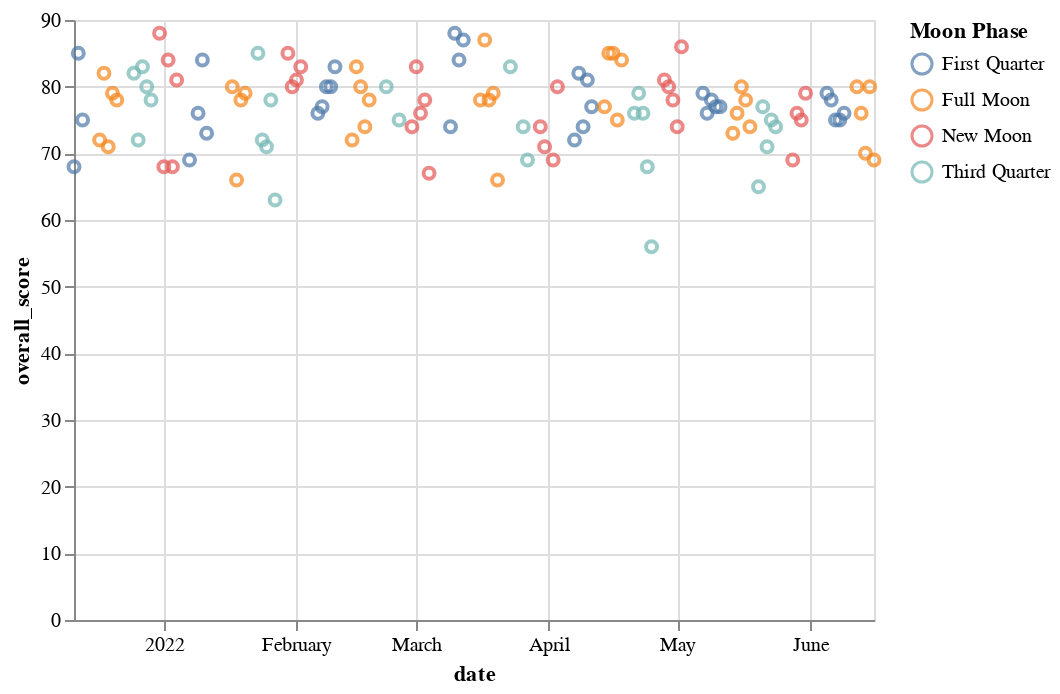

The notebook cell saved with this chart:
### Code cell
import altair as alt
from altair import to_values

values = to_values(df)

alt.Chart.from_dict({
    "data": values,
    "mark": "point",
    "encoding": {
        "x": {
            "field": "date",
            "type": "temporal",
        },
        "color": {
            "field": "Moon Phase",
            "type": "nominal",
        },
         "y": {
            "field": "overall_score",
            "type": "quantitative",
        },
    }
})

### Figure 1 — Vega-Lite specification as saved in the notebook (floating-point values rounded to 4 significant figures)
{"config": {"view": {"continuousWidth": 400, "continuousHeight": 300}}, "data": {"name": "data-a56706273315f98f33801e46f86eaec9"}, "mark": "point", "encoding": {"color": {"field": "Moon Phase", "type": "nominal"}, "x": {"field": "date", "type": "temporal"}, "y": {"field": "overall_score", "type": "quantitative"}}, "$schema": "https://vega.github.io/schema/vega-lite/v4.17.0.json", "datasets": {"data-a56706273315f98f33801e46f86eaec9": [{"date": "2022-03-04", "overall_score": 67, "composition_score": 17, "revitalization_score": 15, "duration_score": 35, "deep_sleep_in_minutes": 66, "resting_heart_rate": 60, "restlessness": 0.07348, "avg_bpm": 66.49, "Moon Phase": "New Moon", "skin_temp": 30.51}, {"date": "2022-03-10", "overall_score": 88, "composition_score": 21, "revitalization_score": 22, "duration_score": 45, "deep_sleep_in_minutes": 126, "resting_heart_rate": 60, "restlessness": 0.05469, "avg_bpm": 60.62, "Moon Phase": "First Quarter", "skin_temp": 29.9}, {"date": "2022-04-25", "overall_score": 56, "composition_score": 15, "revitalization_score": 15, "duration_score": 26, "deep_sleep_in_minutes": 23, "resting_heart_rate": 56, "restlessness": 0.1002, "avg_bpm": 60.97, "Moon Phase": "Third Quarter", "skin_temp": 29.92}, {"date": "2022-06-08", "overall_score": 75, "composition_score": 20, "revitalization_score": 19, "duration_score": 36, "deep_sleep_in_minutes": 69, "resting_heart_rate": 55, "restlessness": 0.08782, "avg_bpm": 59.4, "Moon Phase": "First Quarter", "skin_temp": 30.02}, {"date": "2022-01-01", "overall_score": 68, "composition_score": 19, "revitalization_score": 18, "duration_score": 31, "deep_sleep_in_minutes": 69, "resting_heart_rate": 60, "restlessness": 0.0812, "avg_bpm": 58.89, "Moon Phase": "New Moon", "skin_temp": 30.86}, {"date": "2022-06-09", "overall_score": 76, "composition_score": 22, "revitalization_score": 16, "duration_score": 38, "deep_sleep_in_minutes": 88, "resting_heart_rate": 54, "restlessness": 0.07064, "avg_bpm": 53.85, "Moon Phase": "First Quarter", "skin_temp": 30.25}, {"date": "2022-04-24", "overall_score": 68, "composition_score": 16, "revitalization_score": 15, "duration_score": 37, "deep_sleep_in_minutes": 49, "resting_heart_rate": 54, "restlessness": 0.07904, "avg_bpm": 68.52, "Moon Phase": "Third Quarter", "skin_temp": 30.35}, {"date": "2022-04-30", "overall_score": 78, "composition_score": 21, "revitalization_score": 18, "duration_score": 39, "deep_sleep_in_minutes": 81, "resting_heart_rate": 58, "restlessness": 0.07328, "avg_bpm": 61.29, "Moon Phase": "New Moon", "skin_temp": 30.17}, {"date": "2022-04-18", "overall_score": 84, "composition_score": 21, "revitalization_score": 22, "duration_score": 41, "deep_sleep_in_minutes": 71, "resting_heart_rate": 53, "restlessness": 0.07121, "avg_bpm": 53.88, "Moon Phase": "Full Moon", "skin_temp": 30.84}, {"date": "2022-03-11", "overall_score": 84, "composition_score": 21, "revitalization_score": 18, "duration_score": 45, "deep_sleep_in_minutes": 68, "resting_heart_rate": 58, "restlessness": 0.09281, "avg_bpm": 60.27, "Moon Phase": "First Quarter", "skin_temp": 31.76}, {"date": "2022-01-02", "overall_score": 84, "composition_score": 19, "revitalization_score": 20, "duration_score": 45, "deep_sleep_in_minutes": 81, "resting_heart_rate": 61, "restlessness": 0.06058, "avg_bpm": 66.38, "Moon Phase": "New Moon", "skin_temp": 30.63}, {"date": "2022-01-03", "overall_score": 68, "composition_score": 19, "revitalization_score": 15, "duration_score": 34, "deep_sleep_in_minutes": 58, "resting_heart_rate": 60, "restlessness": 0.0801, "avg_bpm": 59.81, "Moon Phase": "New Moon", "skin_temp": 30.61}, {"date": "2022-01-17", "overall_score": 80, "composition_score": 21, "revitalization_score": 21, "duration_score": 38, "deep_sleep_in_minutes": 69, "resting_heart_rate": 58, "restlessness": 0.06236, "avg_bpm": 58.72, "Moon Phase": "Full Moon", "skin_temp": 30.39}, {"date": "2022-03-12", "overall_score": 87, "composition_score": 22, "revitalization_score": 20, "duration_score": 45, "deep_sleep_in_minutes": 95, "resting_heart_rate": 58, "restlessness": 0.07602, "avg_bpm": 64.24, "Moon Phase": "First Quarter", "skin_temp": 33.38}, {"date": "2022-04-23", "overall_score": 76, "composition_score": 20, "revitalization_score": 21, "duration_score": 35, "deep_sleep_in_minutes": 102, "resting_heart_rate": 56, "restlessness": 0.1007, "avg_bpm": 59.54, "Moon Phase": "Third Quarter", "skin_temp": 31.11}, {"date": "2022-03-16", "overall_score": 78, "composition_score": 17, "revitalization_score": 20, "duration_score": 41, "deep_sleep_in_minutes": 82, "resting_heart_rate": 58, "restlessness": 0.06918, "avg_bpm": 56.09, "Moon Phase": "Full Moon", "skin_temp": 33.12}, {"date": "2022-03-02", "overall_score": 76, "composition_score": 18, "revitalization_score": 19, "duration_score": 39, "deep_sleep_in_minutes": 88, "resting_heart_rate": 58, "restlessness": 0.07042, "avg_bpm": 62.25, "Moon Phase": "New Moon", "skin_temp": 30.82}, {"date": "2022-01-07", "overall_score": 69, "composition_score": 19, "revitalization_score": 14, "duration_score": 36, "deep_sleep_in_minutes": 89, "resting_heart_rate": 62, "restlessness": 0.06674, "avg_bpm": 69.11, "Moon Phase": "First Quarter", "skin_temp": 30.44}, {"date": "2022-03-03", "overall_score": 78, "composition_score": 21, "revitalization_score": 16, "duration_score": 41, "deep_sleep_in_minutes": 96, "resting_heart_rate": 58, "restlessness": 0.06867, "avg_bpm": 67.02, "Moon Phase": "New Moon", "skin_temp": 30.3}, {"date": "2022-03-17", "overall_score": 87, "composition_score": 21, "revitalization_score": 21, "duration_score": 45, "deep_sleep_in_minutes": 66, "resting_heart_rate": 57, "restlessness": 0.08371, "avg_bpm": 57.63, "Moon Phase": "Full Moon", "skin_temp": 30.41}, {"date": "2022-04-22", "overall_score": 79, "composition_score": 22, "revitalization_score": 17, "duration_score": 40, "deep_sleep_in_minutes": 103, "resting_heart_rate": 55, "restlessness": 0.07251, "avg_bpm": 55.62, "Moon Phase": "Third Quarter", "skin_temp": 29.98}, {"date": "2022-04-08", "overall_score": 82, "composition_score": 21, "revitalization_score": 22, "duration_score": 39, "deep_sleep_in_minutes": 68, "resting_heart_rate": 61, "restlessness": 0.07649, "avg_bpm": 61.77, "Moon Phase": "First Quarter", "skin_temp": 30.11}, {"date": "2022-03-01", "overall_score": 83, "composition_score": 21, "revitalization_score": 20, "duration_score": 42, "deep_sleep_in_minutes": 67, "resting_heart_rate": 58, "restlessness": 0.04676, "avg_bpm": 60.2, "Moon Phase": "New Moon", "skin_temp": 30.34}, {"date": "2022-01-04", "overall_score": 81, "composition_score": 22, "revitalization_score": 21, "duration_score": 38, "deep_sleep_in_minutes": 91, "resting_heart_rate": 62, "restlessness": 0.06529, "avg_bpm": 62.94, "Moon Phase": "New Moon", "skin_temp": 30.57}, {"date": "2022-01-10", "overall_score": 84, "composition_score": 21, "revitalization_score": 22, "duration_score": 41, "deep_sleep_in_minutes": 62, "resting_heart_rate": 63, "restlessness": 0.05579, "avg_bpm": 58.77, "Moon Phase": "First Quarter", "skin_temp": 31.09}, {"date": "2022-01-11", "overall_score": 73, "composition_score": 17, "revitalization_score": 21, "duration_score": 35, "deep_sleep_in_minutes": 77, "resting_heart_rate": 61, "restlessness": 0.06716, "avg_bpm": 61.55, "Moon Phase": "First Quarter", "skin_temp": 30.91}, {"date": "2022-04-09", "overall_score": 74, "composition_score": 17, "revitalization_score": 17, "duration_score": 40, "deep_sleep_in_minutes": 54, "resting_heart_rate": 58, "restlessness": 0.1098, "avg_bpm": 61.55, "Moon Phase": "First Quarter", "skin_temp": 29.95}, {"date": "2022-04-21", "overall_score": 76, "composition_score": 21, "revitalization_score": 14, "duration_score": 41, "deep_sleep_in_minutes": 68, "resting_heart_rate": 55, "restlessness": 0.05571, "avg_bpm": 64.03, "Moon Phase": "Third Quarter", "skin_temp": 29.71}, {"date": "2021-12-17", "overall_score": 72, "composition_score": 18, "revitalization_score": 20, "duration_score": 34, "deep_sleep_in_minutes": 58, "resting_heart_rate": 61, "restlessness": 0.08156, "avg_bpm": 61.4, "Moon Phase": "Full Moon", "skin_temp": 30.61}, {"date": "2022-05-07", "overall_score": 79, "composition_score": 19, "revitalization_score": 20, "duration_score": 40, "deep_sleep_in_minutes": 66, "resting_heart_rate": 56, "restlessness": 0.06505, "avg_bpm": 57.23, "Moon Phase": "First Quarter", "skin_temp": 30.14}, {"date": "2022-02-18", "overall_score": 78, "composition_score": 21, "revitalization_score": 16, "duration_score": 41, "deep_sleep_in_minutes": 70, "resting_heart_rate": 57, "restlessness": 0.09472, "avg_bpm": 58.8, "Moon Phase": "Full Moon", "skin_temp": 30.94}, {"date": "2022-05-11", "overall_score": 77, "composition_score": 17, "revitalization_score": 20, "duration_score": 40, "deep_sleep_in_minutes": 92, "resting_heart_rate": 56, "restlessness": 0.08566, "avg_bpm": 63.62, "Moon Phase": "First Quarter", "skin_temp": 30.67}, {"date": "2021-12-29", "overall_score": 78, "composition_score": 17, "revitalization_score": 21, "duration_score": 40, "deep_sleep_in_minutes": 85, "resting_heart_rate": 63, "restlessness": 0.0903, "avg_bpm": 60.96, "Moon Phase": "Third Quarter", "skin_temp": 30.93}, {"date": "2022-02-25", "overall_score": 75, "composition_score": 17, "revitalization_score": 21, "duration_score": 37, "deep_sleep_in_minutes": 51, "resting_heart_rate": 57, "restlessness": 0.07055, "avg_bpm": 54.95, "Moon Phase": "Third Quarter", "skin_temp": 29.64}, {"date": "2021-12-28", "overall_score": 80, "composition_score": 19, "revitalization_score": 16, "duration_score": 45, "deep_sleep_in_minutes": 116, "resting_heart_rate": 62, "restlessness": 0.09512, "avg_bpm": 63.18, "Moon Phase": "Third Quarter", "skin_temp": 31.37}, {"date": "2022-05-10", "overall_score": 77, "composition_score": 21, "revitalization_score": 15, "duration_score": 41, "deep_sleep_in_minutes": 100, "resting_heart_rate": 56, "restlessness": 0.0872, "avg_bpm": 56.93, "Moon Phase": "First Quarter", "skin_temp": 31.46}, {"date": "2022-05-28", "overall_score": 69, "composition_score": 17, "revitalization_score": 15, "duration_score": 37, "deep_sleep_in_minutes": 55, "resting_heart_rate": 55, "restlessness": 0.06991, "avg_bpm": 55.46, "Moon Phase": "New Moon", "skin_temp": 31.25}, {"date": "2022-05-14", "overall_score": 73, "composition_score": 15, "revitalization_score": 23, "duration_score": 35, "deep_sleep_in_minutes": 92, "resting_heart_rate": 55, "restlessness": 0.06744, "avg_bpm": 56.99, "Moon Phase": "Full Moon", "skin_temp": 30.76}, {"date": "2022-02-09", "overall_score": 80, "composition_score": 22, "revitalization_score": 18, "duration_score": 40, "deep_sleep_in_minutes": 89, "resting_heart_rate": 61, "restlessness": 0.07565, "avg_bpm": 61.81, "Moon Phase": "First Quarter", "skin_temp": 30.61}, {"date": "2022-02-08", "overall_score": 80, "composition_score": 20, "revitalization_score": 18, "duration_score": 42, "deep_sleep_in_minutes": 82, "resting_heart_rate": 61, "restlessness": 0.06256, "avg_bpm": 62.13, "Moon Phase": "First Quarter", "skin_temp": 30.88}, {"date": "2022-05-01", "overall_score": 74, "composition_score": 18, "revitalization_score": 17, "duration_score": 39, "deep_sleep_in_minutes": 61, "resting_heart_rate": 58, "restlessness": 0.09802, "avg_bpm": 58.11, "Moon Phase": "New Moon", "skin_temp": 31.19}, {"date": "2022-05-15", "overall_score": 76, "composition_score": 22, "revitalization_score": 17, "duration_score": 37, "deep_sleep_in_minutes": 97, "resting_heart_rate": 53, "restlessness": 0.09939, "avg_bpm": 51.21, "Moon Phase": "Full Moon", "skin_temp": 31.39}, {"date": "2021-12-11", "overall_score": 68, "composition_score": 17, "revitalization_score": 18, "duration_score": 33, "deep_sleep_in_minutes": 78, "resting_heart_rate": 60, "restlessness": 0.1108, "avg_bpm": 60.39, "Moon Phase": "First Quarter", "skin_temp": 30.08}, {"date": "2022-05-29", "overall_score": 76, "composition_score": 19, "revitalization_score": 21, "duration_score": 36, "deep_sleep_in_minutes": 95, "resting_heart_rate": 56, "restlessness": 0.07508, "avg_bpm": 59.22, "Moon Phase": "New Moon", "skin_temp": 31.58}, {"date": "2021-12-13", "overall_score": 75, "composition_score": 17, "revitalization_score": 21, "duration_score": 37, "deep_sleep_in_minutes": 76, "resting_heart_rate": 58, "restlessness": 0.08136, "avg_bpm": 62.73, "Moon Phase": "First Quarter", "skin_temp": 30.37}, {"date": "2022-02-22", "overall_score": 80, "composition_score": 20, "revitalization_score": 19, "duration_score": 41, "deep_sleep_in_minutes": 33, "resting_heart_rate": 57, "restlessness": 0.06562, "avg_bpm": 57.05, "Moon Phase": "Third Quarter", "skin_temp": 31.18}, {"date": "2022-05-17", "overall_score": 78, "composition_score": 18, "revitalization_score": 19, "duration_score": 41, "deep_sleep_in_minutes": 94, "resting_heart_rate": 50, "restlessness": 0.06465, "avg_bpm": 55.02, "Moon Phase": "Full Moon", "skin_temp": 30.92}, {"date": "2022-05-16", "overall_score": 80, "composition_score": 19, "revitalization_score": 22, "duration_score": 39, "deep_sleep_in_minutes": 86, "resting_heart_rate": 52, "restlessness": 0.07111, "avg_bpm": 51.23, "Moon Phase": "Full Moon", "skin_temp": 30.0}, {"date": "2022-05-02", "overall_score": 86, "composition_score": 22, "revitalization_score": 19, "duration_score": 45, "deep_sleep_in_minutes": 84, "resting_heart_rate": 58, "restlessness": 0.0644, "avg_bpm": 57.43, "Moon Phase": "New Moon", "skin_temp": 29.88}, {"date": "2021-12-12", "overall_score": 85, "composition_score": 20, "revitalization_score": 21, "duration_score": 44, "deep_sleep_in_minutes": 92, "resting_heart_rate": 60, "restlessness": 0.08574, "avg_bpm": 58.43, "Moon Phase": "First Quarter", "skin_temp": 31.61}, {"date": "2022-02-06", "overall_score": 76, "composition_score": 21, "revitalization_score": 14, "duration_score": 41, "deep_sleep_in_minutes": 73, "resting_heart_rate": 59, "restlessness": 0.06586, "avg_bpm": 68.57, "Moon Phase": "First Quarter", "skin_temp": 30.11}, {"date": "2022-02-07", "overall_score": 77, "composition_score": 20, "revitalization_score": 19, "duration_score": 38, "deep_sleep_in_minutes": 52, "resting_heart_rate": 61, "restlessness": 0.05937, "avg_bpm": 64.69, "Moon Phase": "First Quarter", "skin_temp": 30.55}, {"date": "2022-05-30", "overall_score": 75, "composition_score": 21, "revitalization_score": 17, "duration_score": 37, "deep_sleep_in_minutes": 70, "resting_heart_rate": 55, "restlessness": 0.05293, "avg_bpm": 58.09, "Moon Phase": "New Moon", "skin_temp": 30.29}, {"date": "2022-05-24", "overall_score": 74, "composition_score": 18, "revitalization_score": 20, "duration_score": 36, "deep_sleep_in_minutes": 47, "resting_heart_rate": 57, "restlessness": 0.08834, "avg_bpm": 57.46, "Moon Phase": "Third Quarter", "skin_temp": 31.27}, {"date": "2021-12-20", "overall_score": 79, "composition_score": 21, "revitalization_score": 21, "duration_score": 37, "deep_sleep_in_minutes": 80, "resting_heart_rate": 63, "restlessness": 0.1226, "avg_bpm": 57.2, "Moon Phase": "Full Moon", "skin_temp": 30.31}, {"date": "2022-05-18", "overall_score": 74, "composition_score": 21, "revitalization_score": 14, "duration_score": 39, "deep_sleep_in_minutes": 113, "resting_heart_rate": 50, "restlessness": 0.06726, "avg_bpm": 65.07, "Moon Phase": "Full Moon", "skin_temp": 30.21}, {"date": "2022-02-10", "overall_score": 83, "composition_score": 22, "revitalization_score": 22, "duration_score": 39, "deep_sleep_in_minutes": 101, "resting_heart_rate": 61, "restlessness": 0.06543, "avg_bpm": 60.05, "Moon Phase": "First Quarter", "skin_temp": 30.24}, {"date": "2021-12-21", "overall_score": 78, "composition_score": 20, "revitalization_score": 21, "duration_score": 37, "deep_sleep_in_minutes": 74, "resting_heart_rate": 62, "restlessness": 0.08783, "avg_bpm": 61.23, "Moon Phase": "Full Moon", "skin_temp": 31.44}, {"date": "2022-05-31", "overall_score": 79, "composition_score": 20, "revitalization_score": 18, "duration_score": 41, "deep_sleep_in_minutes": 90, "resting_heart_rate": 55, "restlessness": 0.06713, "avg_bpm": 55.69, "Moon Phase": "New Moon", "skin_temp": 33.18}, {"date": "2021-12-25", "overall_score": 82, "composition_score": 21, "revitalization_score": 22, "duration_score": 39, "deep_sleep_in_minutes": 73, "resting_heart_rate": 61, "restlessness": 0.07479, "avg_bpm": 63.87, "Moon Phase": "Third Quarter", "skin_temp": 30.81}, {"date": "2022-05-09", "overall_score": 78, "composition_score": 21, "revitalization_score": 16, "duration_score": 41, "deep_sleep_in_minutes": 66, "resting_heart_rate": 55, "restlessness": 0.09082, "avg_bpm": 57.77, "Moon Phase": "First Quarter", "skin_temp": 29.91}, {"date": "2022-02-14", "overall_score": 72, "composition_score": 18, "revitalization_score": 19, "duration_score": 35, "deep_sleep_in_minutes": 76, "resting_heart_rate": 58, "restlessness": 0.08426, "avg_bpm": 57.19, "Moon Phase": "Full Moon", "skin_temp": 30.89}, {"date": "2021-12-31", "overall_score": 88, "composition_score": 22, "revitalization_score": 20, "duration_score": 46, "deep_sleep_in_minutes": 86, "resting_heart_rate": 61, "restlessness": 0.05209, "avg_bpm": 66.79, "Moon Phase": "New Moon", "skin_temp": 30.67}, {"date": "2021-12-19", "overall_score": 71, "composition_score": 21, "revitalization_score": 15, "duration_score": 35, "deep_sleep_in_minutes": 80, "resting_heart_rate": 61, "restlessness": 0.08219, "avg_bpm": 62.2, "Moon Phase": "Full Moon", "skin_temp": 30.72}, {"date": "2022-02-28", "overall_score": 74, "composition_score": 17, "revitalization_score": 20, "duration_score": 37, "deep_sleep_in_minutes": 58, "resting_heart_rate": 59, "restlessness": 0.08381, "avg_bpm": 59.77, "Moon Phase": "New Moon", "skin_temp": 29.47}, {"date": "2022-05-21", "overall_score": 77, "composition_score": 21, "revitalization_score": 19, "duration_score": 37, "deep_sleep_in_minutes": 72, "resting_heart_rate": 57, "restlessness": 0.06889, "avg_bpm": 55.74, "Moon Phase": "Third Quarter", "skin_temp": 30.84}, {"date": "2022-05-20", "overall_score": 65, "composition_score": 17, "revitalization_score": 14, "duration_score": 34, "deep_sleep_in_minutes": 57, "resting_heart_rate": 54, "restlessness": 0.09637, "avg_bpm": 60.49, "Moon Phase": "Third Quarter", "skin_temp": 31.7}, {"date": "2021-12-18", "overall_score": 82, "composition_score": 19, "revitalization_score": 19, "duration_score": 44, "deep_sleep_in_minutes": 61, "resting_heart_rate": 61, "restlessness": 0.1211, "avg_bpm": 68.86, "Moon Phase": "Full Moon", "skin_temp": 29.67}, {"date": "2022-02-15", "overall_score": 83, "composition_score": 21, "revitalization_score": 21, "duration_score": 41, "deep_sleep_in_minutes": 64, "resting_heart_rate": 58, "restlessness": 0.0705, "avg_bpm": 58.47, "Moon Phase": "Full Moon", "skin_temp": 31.22}, {"date": "2022-05-08", "overall_score": 76, "composition_score": 20, "revitalization_score": 16, "duration_score": 40, "deep_sleep_in_minutes": 71, "resting_heart_rate": 54, "restlessness": 0.1043, "avg_bpm": 61.44, "Moon Phase": "First Quarter", "skin_temp": 31.11}, {"date": "2022-02-01", "overall_score": 81, "composition_score": 21, "revitalization_score": 19, "duration_score": 41, "deep_sleep_in_minutes": 54, "resting_heart_rate": 59, "restlessness": 0.06438, "avg_bpm": 64.13, "Moon Phase": "New Moon", "skin_temp": 30.47}, {"date": "2022-02-17", "overall_score": 74, "composition_score": 20, "revitalization_score": 18, "duration_score": 36, "deep_sleep_in_minutes": 67, "resting_heart_rate": 57, "restlessness": 0.07605, "avg_bpm": 66.12, "Moon Phase": "Full Moon", "skin_temp": 29.14}, {"date": "2021-12-26", "overall_score": 72, "composition_score": 17, "revitalization_score": 16, "duration_score": 39, "deep_sleep_in_minutes": 58, "resting_heart_rate": 61, "restlessness": 0.06397, "avg_bpm": 63.26, "Moon Phase": "Third Quarter", "skin_temp": 31.79}, {"date": "2022-05-22", "overall_score": 71, "composition_score": 17, "revitalization_score": 19, "duration_score": 35, "deep_sleep_in_minutes": 49, "resting_heart_rate": 56, "restlessness": 0.07432, "avg_bpm": 57.73, "Moon Phase": "Third Quarter", "skin_temp": 31.56}, {"date": "2022-05-23", "overall_score": 75, "composition_score": 21, "revitalization_score": 17, "duration_score": 37, "deep_sleep_in_minutes": 48, "resting_heart_rate": 56, "restlessness": 0.06964, "avg_bpm": 56.22, "Moon Phase": "Third Quarter", "skin_temp": 30.65}, {"date": "2022-02-02", "overall_score": 83, "composition_score": 22, "revitalization_score": 18, "duration_score": 43, "deep_sleep_in_minutes": 100, "resting_heart_rate": 59, "restlessness": 0.05491, "avg_bpm": 60.89, "Moon Phase": "New Moon", "skin_temp": 30.61}, {"date": "2021-12-27", "overall_score": 83, "composition_score": 21, "revitalization_score": 21, "duration_score": 41, "deep_sleep_in_minutes": 78, "resting_heart_rate": 62, "restlessness": 0.06518, "avg_bpm": 64.77, "Moon Phase": "Third Quarter", "skin_temp": 31.17}, {"date": "2022-02-16", "overall_score": 80, "composition_score": 23, "revitalization_score": 19, "duration_score": 38, "deep_sleep_in_minutes": 108, "resting_heart_rate": 57, "restlessness": 0.08154, "avg_bpm": 61.5, "Moon Phase": "Full Moon", "skin_temp": 31.26}, {"date": "2022-03-31", "overall_score": 71, "composition_score": 18, "revitalization_score": 13, "duration_score": 40, "deep_sleep_in_minutes": 102, "resting_heart_rate": 56, "restlessness": 0.08245, "avg_bpm": 67.46, "Moon Phase": "New Moon", "skin_temp": 29.97}, {"date": "2022-03-19", "overall_score": 79, "composition_score": 22, "revitalization_score": 16, "duration_score": 41, "deep_sleep_in_minutes": 104, "resting_heart_rate": 56, "restlessness": 0.06515, "avg_bpm": 62.06, "Moon Phase": "Full Moon", "skin_temp": 30.72}, {"date": "2022-04-10", "overall_score": 81, "composition_score": 22, "revitalization_score": 15, "duration_score": 44, "deep_sleep_in_minutes": 98, "resting_heart_rate": 57, "restlessness": 0.1141, "avg_bpm": 57.38, "Moon Phase": "First Quarter", "skin_temp": 30.94}, {"date": "2022-01-20", "overall_score": 79, "composition_score": 22, "revitalization_score": 16, "duration_score": 41, "deep_sleep_in_minutes": 85, "resting_heart_rate": 59, "restlessness": 0.06445, "avg_bpm": 62.08, "Moon Phase": "Full Moon", "skin_temp": 30.29}, {"date": "2022-06-15", "overall_score": 80, "composition_score": 21, "revitalization_score": 20, "duration_score": 39, "deep_sleep_in_minutes": 103, "resting_heart_rate": 55, "restlessness": 0.06216, "avg_bpm": 63.22, "Moon Phase": "Full Moon", "skin_temp": 30.91}, {"date": "2022-01-09", "overall_score": 76, "composition_score": 19, "revitalization_score": 19, "duration_score": 38, "deep_sleep_in_minutes": 107, "resting_heart_rate": 65, "restlessness": 0.0843, "avg_bpm": 62.01, "Moon Phase": "First Quarter", "skin_temp": 31.03}, {"date": "2022-06-14", "overall_score": 70, "composition_score": 21, "revitalization_score": 14, "duration_score": 35, "deep_sleep_in_minutes": 68, "resting_heart_rate": 53, "restlessness": 0.08954, "avg_bpm": 57.89, "Moon Phase": "Full Moon", "skin_temp": 31.0}, {"date": "2022-03-18", "overall_score": 78, "composition_score": 18, "revitalization_score": 18, "duration_score": 42, "deep_sleep_in_minutes": 69, "resting_heart_rate": 56, "restlessness": 0.09072, "avg_bpm": 59.7, "Moon Phase": "Full Moon", "skin_temp": 31.09}, {"date": "2022-04-11", "overall_score": 77, "composition_score": 19, "revitalization_score": 21, "duration_score": 37, "deep_sleep_in_minutes": 55, "resting_heart_rate": 57, "restlessness": 0.06514, "avg_bpm": 59.63, "Moon Phase": "First Quarter", "skin_temp": 30.63}, {"date": "2022-03-30", "overall_score": 74, "composition_score": 16, "revitalization_score": 22, "duration_score": 36, "deep_sleep_in_minutes": 65, "resting_heart_rate": 57, "restlessness": 0.06485, "avg_bpm": 67.31, "Moon Phase": "New Moon", "skin_temp": 30.81}, {"date": "2022-03-26", "overall_score": 74, "composition_score": 18, "revitalization_score": 19, "duration_score": 37, "deep_sleep_in_minutes": 71, "resting_heart_rate": 58, "restlessness": 0.0625, "avg_bpm": 60.53, "Moon Phase": "Third Quarter", "skin_temp": 30.31}, {"date": "2022-04-07", "overall_score": 72, "composition_score": 18, "revitalization_score": 13, "duration_score": 41, "deep_sleep_in_minutes": 80, "resting_heart_rate": 59, "restlessness": 0.08713, "avg_bpm": 60.98, "Moon Phase": "First Quarter", "skin_temp": 30.54}, {"date": "2022-01-23", "overall_score": 85, "composition_score": 22, "revitalization_score": 18, "duration_score": 45, "deep_sleep_in_minutes": 95, "resting_heart_rate": 59, "restlessness": 0.08422, "avg_bpm": 59.46, "Moon Phase": "Third Quarter", "skin_temp": 31.07}, {"date": "2022-06-16", "overall_score": 69, "composition_score": 21, "revitalization_score": 13, "duration_score": 35, "deep_sleep_in_minutes": 81, "resting_heart_rate": 56, "restlessness": 0.1009, "avg_bpm": 57.97, "Moon Phase": "Full Moon", "skin_temp": 30.88}, {"date": "2022-03-27", "overall_score": 69, "composition_score": 17, "revitalization_score": 19, "duration_score": 33, "deep_sleep_in_minutes": 95, "resting_heart_rate": 58, "restlessness": 0.09924, "avg_bpm": 58.45, "Moon Phase": "Third Quarter", "skin_temp": 31.77}, {"date": "2022-04-02", "overall_score": 69, "composition_score": 18, "revitalization_score": 15, "duration_score": 36, "deep_sleep_in_minutes": 109, "resting_heart_rate": 57, "restlessness": 0.0715, "avg_bpm": 59.97, "Moon Phase": "New Moon", "skin_temp": 30.14}, {"date": "2022-04-16", "overall_score": 85, "composition_score": 22, "revitalization_score": 21, "duration_score": 42, "deep_sleep_in_minutes": 89, "resting_heart_rate": 56, "restlessness": 0.077, "avg_bpm": 57.8, "Moon Phase": "Full Moon", "skin_temp": 30.67}, {"date": "2022-03-23", "overall_score": 83, "composition_score": 22, "revitalization_score": 21, "duration_score": 40, "deep_sleep_in_minutes": 103, "resting_heart_rate": 58, "restlessness": 0.08341, "avg_bpm": 59.96, "Moon Phase": "Third Quarter", "skin_temp": 31.34}, {"date": "2022-06-07", "overall_score": 75, "composition_score": 19, "revitalization_score": 19, "duration_score": 37, "deep_sleep_in_minutes": 74, "resting_heart_rate": 55, "restlessness": 0.05964, "avg_bpm": 58.89, "Moon Phase": "First Quarter", "skin_temp": 31.63}, {"date": "2022-06-13", "overall_score": 76, "composition_score": 21, "revitalization_score": 18, "duration_score": 37, "deep_sleep_in_minutes": 54, "resting_heart_rate": 53, "restlessness": 0.07966, "avg_bpm": 57.06, "Moon Phase": "Full Moon", "skin_temp": 30.01}, {"date": "2022-01-26", "overall_score": 78, "composition_score": 20, "revitalization_score": 17, "duration_score": 41, "deep_sleep_in_minutes": 102, "resting_heart_rate": 60, "restlessness": 0.06687, "avg_bpm": 62.25, "Moon Phase": "Third Quarter", "skin_temp": 31.07}, {"date": "2022-01-27", "overall_score": 63, "composition_score": 21, "revitalization_score": 19, "duration_score": 23, "deep_sleep_in_minutes": 44, "resting_heart_rate": 61, "restlessness": 0.07394, "avg_bpm": 59.19, "Moon Phase": "Third Quarter", "skin_temp": 33.07}, {"date": "2022-06-12", "overall_score": 80, "composition_score": 21, "revitalization_score": 18, "duration_score": 41, "deep_sleep_in_minutes": 64, "resting_heart_rate": 53, "restlessness": 0.05763, "avg_bpm": 55.4, "Moon Phase": "Full Moon", "skin_temp": 31.22}, {"date": "2022-06-06", "overall_score": 78, "composition_score": 17, "revitalization_score": 20, "duration_score": 41, "deep_sleep_in_minutes": 78, "resting_heart_rate": 55, "restlessness": 0.07011, "avg_bpm": 56.54, "Moon Phase": "First Quarter", "skin_temp": 31.03}, {"date": "2022-04-17", "overall_score": 75, "composition_score": 16, "revitalization_score": 18, "duration_score": 41, "deep_sleep_in_minutes": 64, "resting_heart_rate": 54, "restlessness": 0.1043, "avg_bpm": 52.22, "Moon Phase": "Full Moon", "skin_temp": 31.21}, {"date": "2022-04-03", "overall_score": 80, "composition_score": 22, "revitalization_score": 22, "duration_score": 36, "deep_sleep_in_minutes": 95, "resting_heart_rate": 59, "restlessness": 0.08359, "avg_bpm": 56.73, "Moon Phase": "New Moon", "skin_temp": 30.69}, {"date": "2022-04-15", "overall_score": 85, "composition_score": 21, "revitalization_score": 22, "duration_score": 42, "deep_sleep_in_minutes": 63, "resting_heart_rate": 58, "restlessness": 0.08619, "avg_bpm": 55.19, "Moon Phase": "Full Moon", "skin_temp": 30.51}, {"date": "2022-04-29", "overall_score": 80, "composition_score": 22, "revitalization_score": 17, "duration_score": 41, "deep_sleep_in_minutes": 100, "resting_heart_rate": 57, "restlessness": 0.0763, "avg_bpm": 60.93, "Moon Phase": "New Moon", "skin_temp": 30.05}, {"date": "2022-03-20", "overall_score": 66, "composition_score": 16, "revitalization_score": 17, "duration_score": 33, "deep_sleep_in_minutes": 42, "resting_heart_rate": 57, "restlessness": 0.08166, "avg_bpm": 64.7, "Moon Phase": "Full Moon", "skin_temp": 30.71}, {"date": "2022-01-19", "overall_score": 78, "composition_score": 22, "revitalization_score": 17, "duration_score": 39, "deep_sleep_in_minutes": 105, "resting_heart_rate": 57, "restlessness": 0.05611, "avg_bpm": 63.66, "Moon Phase": "Full Moon", "skin_temp": 31.33}, {"date": "2022-01-25", "overall_score": 71, "composition_score": 17, "revitalization_score": 20, "duration_score": 34, "deep_sleep_in_minutes": 60, "resting_heart_rate": 60, "restlessness": 0.06842, "avg_bpm": 59.66, "Moon Phase": "Third Quarter", "skin_temp": 30.58}, {"date": "2022-01-31", "overall_score": 80, "composition_score": 21, "revitalization_score": 19, "duration_score": 40, "deep_sleep_in_minutes": 74, "resting_heart_rate": 59, "restlessness": 0.05849, "avg_bpm": 58.6, "Moon Phase": "New Moon", "skin_temp": 30.94}, {"date": "2022-01-30", "overall_score": 85, "composition_score": 21, "revitalization_score": 22, "duration_score": 42, "deep_sleep_in_minutes": 88, "resting_heart_rate": 61, "restlessness": 0.0522, "avg_bpm": 61.77, "Moon Phase": "New Moon", "skin_temp": 30.68}, {"date": "2022-01-24", "overall_score": 72, "composition_score": 19, "revitalization_score": 20, "duration_score": 33, "deep_sleep_in_minutes": 70, "resting_heart_rate": 60, "restlessness": 0.0859, "avg_bpm": 61.21, "Moon Phase": "Third Quarter", "skin_temp": 31.28}, {"date": "2022-06-05", "overall_score": 79, "composition_score": 19, "revitalization_score": 19, "duration_score": 41, "deep_sleep_in_minutes": 93, "resting_heart_rate": 55, "restlessness": 0.08219, "avg_bpm": 55.98, "Moon Phase": "First Quarter", "skin_temp": 31.4}, {"date": "2022-01-18", "overall_score": 66, "composition_score": 15, "revitalization_score": 20, "duration_score": 31, "deep_sleep_in_minutes": 37, "resting_heart_rate": 57, "restlessness": 0.05803, "avg_bpm": 59.33, "Moon Phase": "Full Moon", "skin_temp": 30.64}, {"date": "2022-04-28", "overall_score": 81, "composition_score": 21, "revitalization_score": 18, "duration_score": 42, "deep_sleep_in_minutes": 64, "resting_heart_rate": 57, "restlessness": 0.05425, "avg_bpm": 60.05, "Moon Phase": "New Moon", "skin_temp": 30.76}, {"date": "2022-03-09", "overall_score": 74, "composition_score": 18, "revitalization_score": 17, "duration_score": 39, "deep_sleep_in_minutes": 99, "resting_heart_rate": 61, "restlessness": 0.08077, "avg_bpm": 59.48, "Moon Phase": "First Quarter", "skin_temp": 31.36}, {"date": "2022-04-14", "overall_score": 77, "composition_score": 23, "revitalization_score": 14, "duration_score": 40, "deep_sleep_in_minutes": 107, "resting_heart_rate": 56, "restlessness": 0.06935, "avg_bpm": 58.68, "Moon Phase": "Full Moon", "skin_temp": 30.24}]}}
